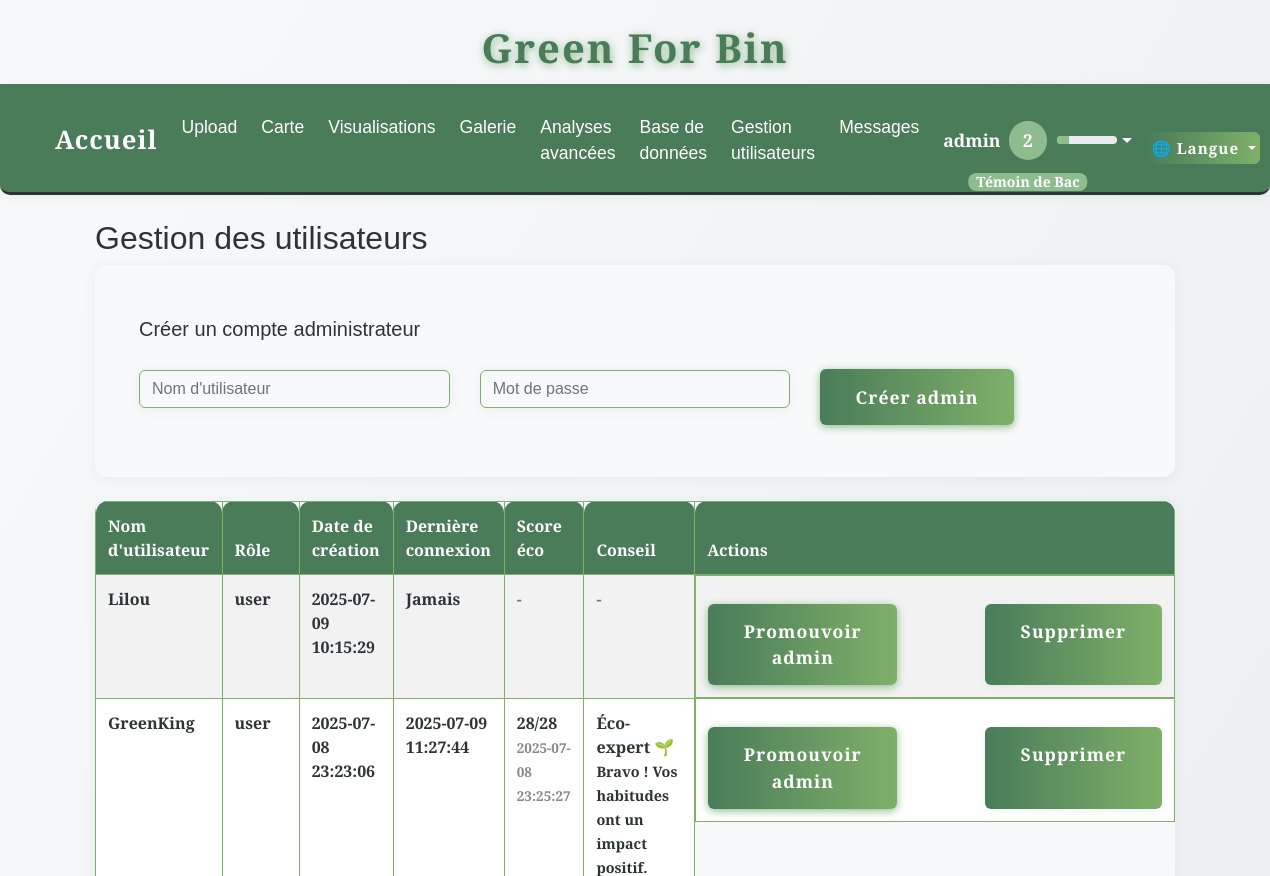
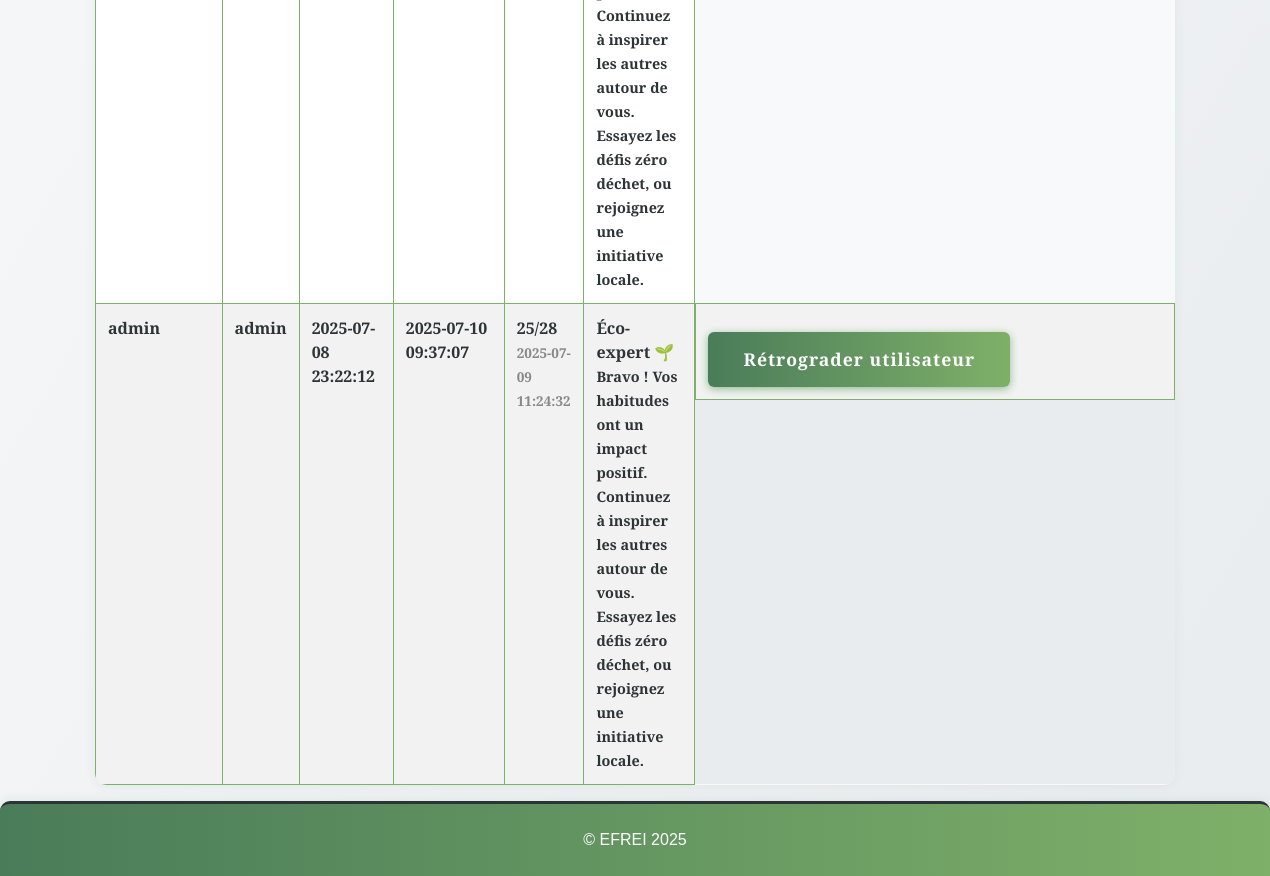
Page /admin/users (signed in) on the committed database (2 pictures, top to bottom).
### tables this page shows
CREATE TABLE users (
                id INTEGER PRIMARY KEY AUTOINCREMENT,
                username TEXT UNIQUE NOT NULL,
                password_hash TEXT NOT NULL,
                email TEXT,
                arrondissement TEXT,
                role TEXT NOT NULL DEFAULT 'user',
                created_at TEXT NOT NULL,
                last_login TEXT,
                xp INTEGER DEFAULT 0
            );

CREATE TABLE user_eco_analysis (
                id INTEGER PRIMARY KEY AUTOINCREMENT,
                user_id INTEGER NOT NULL,
                date_filled TEXT NOT NULL,
                score INTEGER NOT NULL,
                details TEXT,
                FOREIGN KEY(user_id) REFERENCES users(id)
            );

### app.py (the view)
@app.route('/admin/users')
@admin_required
def admin_users():
    with sqlite3.connect(DB_PATH) as conn:
        c = conn.cursor()
        c.execute("""
            SELECT id, username, role, created_at, last_login
            FROM users
            ORDER BY created_at DESC
        """)
        users = c.fetchall()
        user_eco = {}
        for user in users:
            c.execute("SELECT score, date_filled FROM user_eco_analysis WHERE user_id = ? ORDER BY date_filled DESC LIMIT 1", (user[0],))
            row = c.fetchone()
            if row:
                score, date_filled = row
                if score >= 24:
                    conseil = 'Bravo ! Vos habitudes ont un impact positif. Continuez à inspirer les autres autour de vous. Essayez les défis zéro déchet, ou rejoignez une initiative locale.'
                    titre = 'Éco-expert 🌱'
                elif score >= 18:
                    conseil = 'Vous avez de très bons réflexes. Pour progresser : essayez le compostage ou limitez les emballages.'
                    titre = 'Bon élève ♻️'
                elif score >= 12:
                    conseil = 'Vous êtes conscient·e de l’enjeu. Triez systématiquement, renseignez-vous sur les points de collecte.'
                    titre = 'Éco-curieux 🧐'
                else:
                    conseil = 'Pas de panique ! Commencez par des gestes simples comme trier ou acheter en vrac. Chaque geste compte !'
                    titre = 'Débutant·e 🐣'
                user_eco[user[0]] = dict(score=score, date=date_filled, conseil=conseil, titre=titre)
            else:
                user_eco[user[0]] = None
        c.execute("SELECT COUNT(*) FROM users WHERE role = 'admin'")
        admin_count = c.fetchone()[0]
    return render_template('admin/users.html', users=users, admin_count=admin_count, user_eco=user_eco)

### app.py (called while the page is built)
def get_locale():
    return session.get('lang', request.accept_languages.best_match(['en', 'fr']))

@app.context_processor
def inject_locale():
    return dict(get_locale=get_locale)

@app.context_processor
def inject_user_level():
    def user_level():
        if 'user_id' in session:
            try:
                with sqlite3.connect(DB_PATH) as conn:
                    c = conn.cursor()
                    c.execute("SELECT xp FROM users WHERE id = ?", (session['user_id'],))
                    row = c.fetchone()
                    xp = row[0] if row and row[0] is not None else 0
                return get_user_level(xp)
            except Exception as e:
                print(f"[USER LEVEL] {e}")
        return get_user_level(0)
    return dict(user_level=user_level)

def admin_required(f):
    @wraps(f)
    def decorated_function(*args, **kwargs):
        if 'user_id' not in session:
            flash(_('Vous devez être connecté pour accéder à cette page.'), 'error')
            return redirect(url_for('login'))
        with sqlite3.connect(DB_PATH) as conn:
            c = conn.cursor()
            c.execute("SELECT role FROM users WHERE id = ?", (session['user_id'],))
            user = c.fetchone()
        if not user or user[0] != 'admin':
            flash(_('Accès réservé aux administrateurs.'), 'error')
            return redirect(url_for('index'))
        return f(*args, **kwargs)
    return decorated_function

### templates/admin/users.html (shortened to what this page needs)
{% extends "base.html" %}
{% block content %}
<div class="container">
    <h2>{{ _('Gestion des utilisateurs') }}</h2>
    <div class="card mb-4">
        <div class="card-body">
            <h5 class="card-title">{{ _('Créer un compte administrateur') }}</h5>
            <form method="post" action="{{ url_for('create_admin') }}">
                <div class="row g-2 align-items-center">
                    <div class="col-md-4">
                        <input type="text" name="username" class="form-control" placeholder="{{ _('Nom d\'utilisateur') }}" required>
                    </div>
                    <div class="col-md-4">
                        <input type="password" name="password" class="form-control" placeholder="{{ _('Mot de passe') }}" required>
                    </div>
                    <div class="col-md-4">
                        <button type="submit" class="btn btn-primary">{{ _('Créer admin') }}</button>
                    </div>
                </div>
            </form>
        </div>
    </div>
    <table class="table table-striped table-green-text">
        <thead>
            <tr>
                <th>{{ _("Nom d'utilisateur") }}</th>
                <th>{{ _('Rôle') }}</th>
                <th>{{ _('Date de création') }}</th>
                <th>{{ _('Dernière connexion') }}</th>
                <th>{{ _('Score éco') }}</th>
                <th>{{ _('Conseil') }}</th>
                <th>{{ _('Actions') }}</th>
            </tr>
        </thead>
        <tbody>
            {% for user in users %}
                <tr>
                    <td>{{ user[1] }}</td>
                    <td>{{ user[2] }}</td>
                    <td>{{ user[3] }}</td>
                    <td>{{ user[4] or _('Jamais') }}</td>
                    <td>
                        {% if user_eco[user[0]] %}
                            <b>{{ user_eco[user[0]].score }}/28</b> <br><span style="font-size:0.85em; color:#888;">{{ user_eco[user[0]].date }}</span>
                        {% else %}
                            <span class="text-muted">-</span>
                        {% endif %}
                    </td>
                    <td>
                        {% if user_eco[user[0]] %}
                            <b>{{ _(user_eco[user[0]].titre) }}</b><br><span style="font-size:0.9em;">{{ _(user_eco[user[0]].conseil) }}</span>
                        {% else %}
                            <span class="text-muted">-</span>
                        {% endif %}
                    </td>
                    <td class="d-flex gap-2">
                        {% if user[2] == 'user' %}
                            <a href="{{ url_for('promote_user', user_id=user[0]) }}" class="btn btn-success btn-sm" style="margin-right:2.5rem;">{{ _('Promouvoir admin') }}</a>
                        {% else %}
                            <a href="{{ url_for('demote_user', user_id=user[0]) }}" class="btn btn-warning btn-sm" style="margin-right:2.5rem;">{{ _('Rétrograder utilisateur') }}</a>
                        {% endif %}
                        {% if session['user_id'] != user[0] and (user[2] != 'admin' or admin_count > 1) %}
                            <a href="{{ url_for('delete_user', user_id=user[0]) }}" class="btn btn-danger btn-sm" style="margin-left:2.5rem;">{{ _('Supprimer') }}</a>
                        {% endif %}
                    </td>
                </tr>
            {% endfor %}
        </tbody>
    </table>
</div>
{% endblock %}

### static/css/style.css (style rules this page uses)
:root { --primary-green: #4a7c59; --light-green: #7fb069; --sage-green: #8fbc8f; --cream: #fefefe; --warm-white: #f8f9fa; --soft-gray: #e9ecef; --charcoal: #2d3436; --text-primary: #2d3436; --text-secondary: #636e72; --radius: 2.5rem; --shadow: 0 4px 24px rgba(44, 124, 89, 0.10); --transition: all 0.3s cubic-bezier(.4,0,.2,1); --green-dark: var(--primary-green); --green: var(--light-green); --green-light: var(--sage-green); --beige: var(--cream); --white: var(--cream); --black: var(--charcoal); }
html, body { height: 100%; margin: 0; padding: 0; }
body { display: flex; flex-direction: column; min-height: 100vh; }
.btn { background: var(--primary-green); color: var(--cream); border: none; border-radius: 2rem; font-family: 'Inter', Arial, sans-serif; font-weight: 600; padding: 0.9rem 2.2rem; font-size: 1.1rem; box-shadow: 0 2px 8px rgba(44, 124, 89, 0.08); transition: var(--transition); cursor: pointer; margin-top: 1rem; letter-spacing: 1px; }
.card { background: var(--white); border-radius: var(--radius); box-shadow: var(--shadow); padding: 2rem 1.5rem; margin-bottom: 2rem; transition: var(--transition); position: relative; overflow: hidden; }
input, textarea, select { background: var(--beige); color: var(--green-dark); border: 2px solid var(--green-light); border-radius: 1.5rem; font-family: 'Inter', Arial, sans-serif; padding: 10px 18px; font-size: 1.08rem; transition: var(--transition); }

### static/css/greenforbin.css (style rules this page uses)
:root { --primary-green: #4a7c59; --light-green: #7fb069; --sage-green: #8fbc8f; --cream: #fefefe; --warm-white: #f8f9fa; --soft-gray: #e9ecef; --charcoal: #2d3436; --text-primary: #2d3436; --text-secondary: #636e72; }
body { background: linear-gradient(135deg, var(--cream) 0%, var(--light-green) 100%); color: var(--text-primary); font-family: 'Segoe UI', 'Roboto', Arial, sans-serif; min-height: 100vh; }
.card { border-radius: 16px; box-shadow: 0 4px 24px 0 rgba(79, 124, 89, 0.10); border: none; background: var(--warm-white); }
.btn-primary, .btn-success, .btn-warning { background: var(--light-green); border: none; color: var(--cream); font-weight: 600; border-radius: 8px; box-shadow: 0 2px 8px var(--sage-green); transition: background 0.2s, box-shadow 0.2s; }
.table { background: var(--warm-white); border-radius: 10px; overflow: hidden; }
th { background: var(--primary-green); color: var(--cream); }
td, th { border: 1px solid var(--light-green) !important; }

### templates/base.html (style rules this page uses)
:root { --primary-green: #4a7c59; --light-green: #7fb069; --sage-green: #8fbc8f; --cream: #fefefe; --warm-white: #f8f9fa; --soft-gray: #e9ecef; --charcoal: #2d3436; --text-primary: #2d3436; --text-secondary: #636e72; }
body { background: linear-gradient(120deg, var(--warm-white) 0%, var(--soft-gray) 100%); min-height: 100vh; color: var(--text-primary); font-family: 'Quercus Serif', 'Montserrat', 'Quicksand', Arial, sans-serif !important; }
body, h1, h2, h3, h4, h5, h6, .navbar, .nav-link, .btn, .card, .table, .form-control, .modal-content { font-family: 'Quercus Serif', 'Montserrat', 'Quicksand', Arial, sans-serif !important; color: var(--text-primary); }
.btn, .btn-primary, .btn-success, .btn-outline-success { background: linear-gradient(90deg, var(--primary-green) 0%, var(--light-green) 100%); color: var(--cream); border: none; border-radius: 6px; transition: background 0.3s, color 0.3s, box-shadow 0.3s; }
.card, .box, .content-box, .table, .table-green-text, .form-control, .modal-content { background: var(--warm-white); border-radius: 12px; box-shadow: 0 2px 12px rgba(44, 124, 89, 0.07); border: none; color: var(--text-primary); }
.table-green-text td, .table-green-text th, .table th, .table td { color: var(--text-primary) !important; font-weight: 600; }
.table thead th { background: var(--primary-green); color: var(--cream) !important; border-top-left-radius: 12px; border-top-right-radius: 12px; }
.table-striped > tbody > tr:nth-of-type(odd) { background-color: var(--soft-gray); }
.form-control { background: var(--warm-white); border: 1px solid var(--light-green); color: var(--text-primary); border-radius: 6px; transition: border 0.3s; }

### rows in the picture
users: username "Lilou", role "user", created_at "2025-07-09 10:15:29", user "Jamais"
users: username "GreenKing", role "user", created_at "2025-07-08 23:23:06", last_login "2025-07-09 11:27:44"
user_eco_analysis: score "28", date_filled "2025-07-08 23:25:27"
users: username "admin", role "admin", created_at "2025-07-08 23:22:12", last_login "2025-07-10 09:37:07"
user_eco_analysis: score "25", date_filled "2025-07-09 11:24:32"

### other values in the picture
{{ session.get('username') }} "admin"
{{ lvl.level }} "2"
